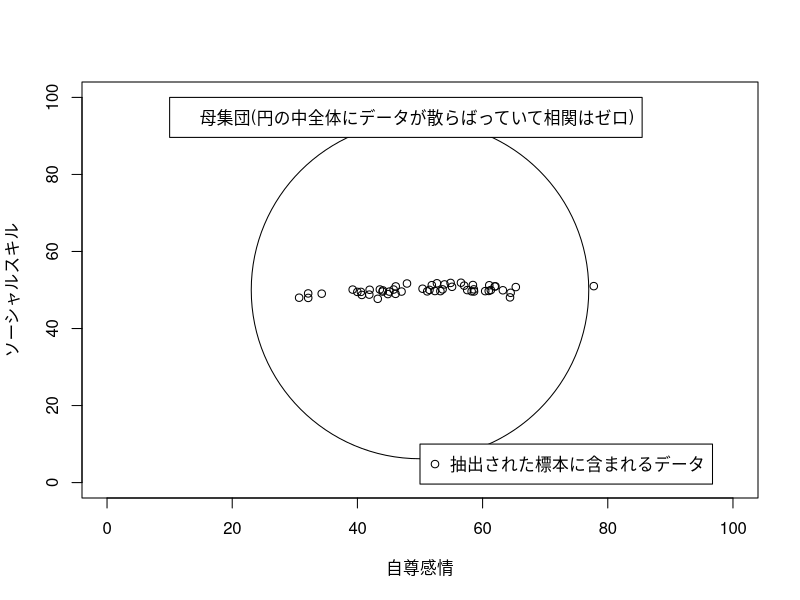

Write R code to recreate this figure.
## ===============================================

## 第5章 統計的仮説検定

## ===============================================

A <- rnorm(50)
B <- rnorm(50)
C <- A * 0.5 + sqrt(0.75) * B
自尊感情 <- 10 * A + 50
ソーシャルスキル <- 1 * C + 50

plot(自尊感情, ソーシャルスキル, xlim = c(0, 100), ylim = c(0, 100))
points(50, 50, cex = 45)
legend(50, 10, legend = "抽出された標本に含まれるデータ", pch = 1)
legend(10, 100, legend = "母集団(円の中全体にデータが散らばっていて相関はゼロ)")
